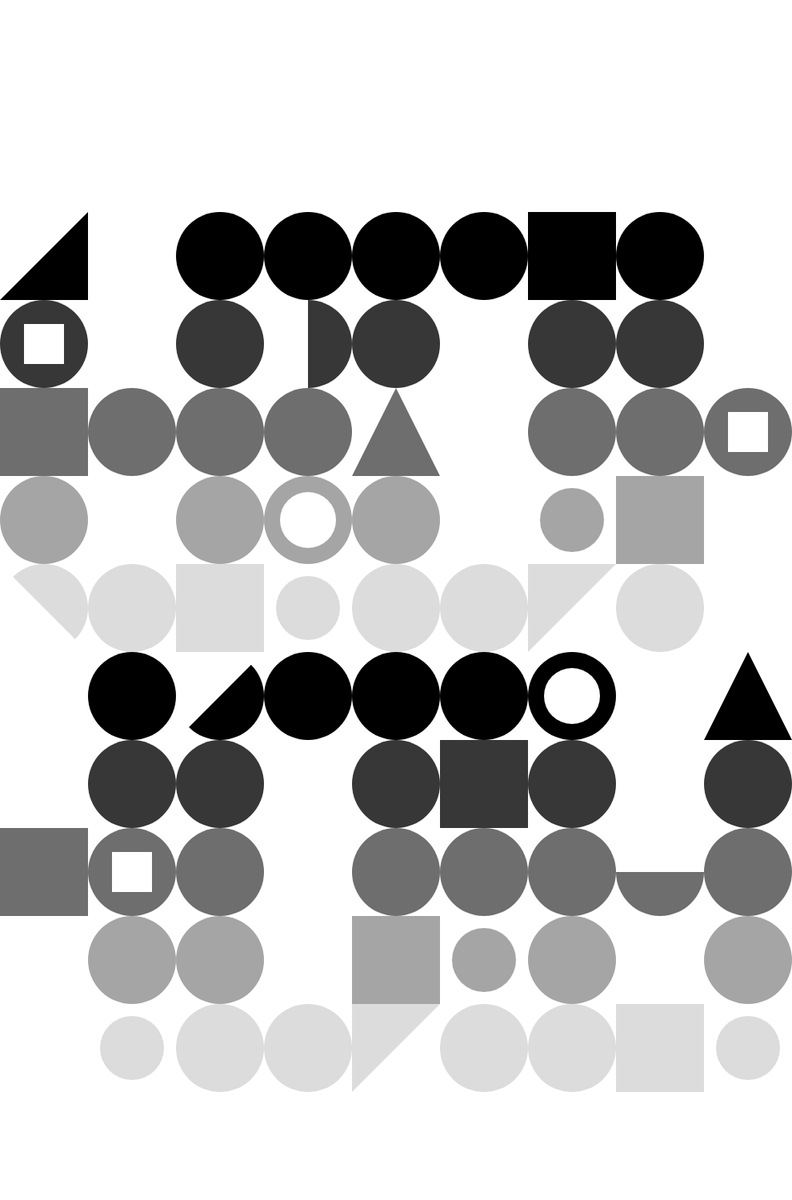
Frame 1 (no input)
Frame 60 (no input): identical to frame 1, image omitted
Frame 120 (the mouse pressed at the canvas centre since frame 60): identical to frame 1, image omitted

The p5.js sketch that drew this single still picture (run headless with seeded random() and noise() and a simulated clock; from frame 60 on, the mouse is pressed at the canvas centre):

// p5.js sketch
// ── sketch.js
function setup() {
  createCanvas(990, 1500);
}

function draw() {
  background(255);

  //원
  //1번쨰 블럭
  //1번째 줄 
  fill(0);
  noStroke();
  ellipse(220+55, 265+55, 110);
  ellipse(330+55, 265+55, 110);
  ellipse(440+55, 265+55, 110);
  ellipse(550+55, 265+55, 110);
  ellipse(770+55, 265+55, 110);

  //2번쨰 줄 
  fill(55);
  noStroke();
  ellipse(55, 375+55, 110);
  ellipse(220+55, 375+55, 110);
  ellipse(440+55, 375+55, 110);
  ellipse(660+55, 375+55, 110);
  ellipse(770+55, 375+55, 110);

  fill(255);
  noStroke();
  rect(30, 265+110+30, 50);

  //3번째 줄 
  fill(110);
  noStroke();
  ellipse(110+55,485+55,110);
  ellipse(220+55,485+55,110);
  ellipse(330+55,485+55,110);
  ellipse(660+55,485+55,110);
  ellipse(770+55,485+55,110);
  ellipse(880+55,485+55,110);

  fill(255);
  noStroke();
  rect(880+30, 265+220+30, 50);
  


  //4번째 줄
  fill(165);
  noStroke();
  ellipse(55,595+55,110);
  ellipse(220+55,595+55,110);
  ellipse(330+55,595+55,110);

  fill(255);
  ellipse(330+55,595+55,70);

  fill(165);
  ellipse(440+55,595+55,110);
  ellipse(660+55,595+55,80);

  //5번째 줄
  fill(165+55);
  noStroke();
  ellipse(110+55, 595+110+55, 110 );
  ellipse(330+55, 595+110+55, 80);
  ellipse(440+55, 595+110+55, 110);
  ellipse(550+55, 595+110+55, 110);
  ellipse(770+55, 595+110+55, 110);


  //2번째 블럭
  //2-1번째 줄 
  fill(0);
  noStroke();
  ellipse(110+55, 705+110+55, 110);
  ellipse(330+55, 705+110+55, 110);
  ellipse(440+55, 705+110+55, 110);
  ellipse(550+55, 705+110+55, 110);
  ellipse(660+55, 705+110+55, 110);

  fill(255);
  ellipse(660+55,705+110+55,70);

  //2-2번째 줄 
  fill(55);
  noStroke();
  ellipse(110+55, 705+220+55, 110);
  ellipse(220+55, 705+220+55, 110);
  ellipse(440+55,  705+220+55, 110);
  ellipse(660+55,  705+220+55, 110);
  ellipse(880+55,  705+220+55, 110);

  //2-3번째 줄 
  fill(110);
  noStroke();
  ellipse(110+55,705+330+55,110);
  ellipse(220+55,705+330+55,110);
  ellipse(440+55,705+330+55,110);
  ellipse(550+55,705+330+55,110);
  ellipse(660+55,705+330+55,110);
  ellipse(880+55,705+330+55,110);
  
  //2-4번째 줄 
  fill(165);
  noStroke();
  ellipse(110+55,705+440+55,110);
  ellipse(220+55,705+440+55,110);
  ellipse(550+55,705+440+55,80);
  ellipse(660+55,705+440+55,110);
  ellipse(880+55,705+440+55,110);

  //2-5번째 줄 
  fill(165+55);
  noStroke();
  ellipse(110+55, 705+550+55, 80 );
  ellipse(220+55, 705+550+55, 110);
  ellipse(330+55, 705+550+55, 110);
  ellipse(550+55, 705+550+55, 110);
  ellipse(660+55, 705+550+55, 110);
  ellipse(880+55, 705+550+55, 80);


  //사각형 

  //1번째 블록 
  fill(0);
  noStroke();
  rect(660, 265, 110);

  fill(110);
  noStroke();
  rect(0,485,110);
  
  fill(165);
  noStroke();
  rect(770,595,110);

  fill(165+55);
  noStroke();
  rect(220, 595+110, 110 );

  //2번째 블럭 
  fill(55);
  noStroke();
  rect(550, 705+220, 110);

  fill(110);
  noStroke();
  rect(0, 705+330, 110);

  fill(255);
  noStroke();
  rect(110+30, 1035+30, 50);

  fill(165);
  noStroke();
  rect(440, 705+440, 110);

  fill(165+55);
  noStroke();
  rect(770, 705+550, 110);

  //반원
  fill(55);
  arc(330+55, 375+55, 110, 110, PI*3/2, PI/2);

  fill(55*4);
  arc(55, 375+330+55, 110, 110, PI*5/4, PI/4);

  fill(0);
  arc(220+55, 375+440+55, 110, 110, PI*7/4, PI*3/4);

  fill(110);
  arc(770+55, 375+660+55, 110, 110, 0, PI)

  //삼각형
  fill(0);
  noStroke();
  triangle(0, 265+110, 110, 265+110, 110, 265);

  fill(165+55);
  noStroke();
  triangle(660, 705, 770, 705, 660, 705+110);

  fill(165+55);
  noStroke();
  triangle(440, 705+550, 550, 705+550, 440, 705+660);

  fill(110);
  noStroke();
  triangle(440, 265+330, 440+55, 265+220, 550, 265+330);

  fill(0);
  noStroke();
  triangle(880, 705+220, 880+55, 705+110, 990, 705+220);


}
